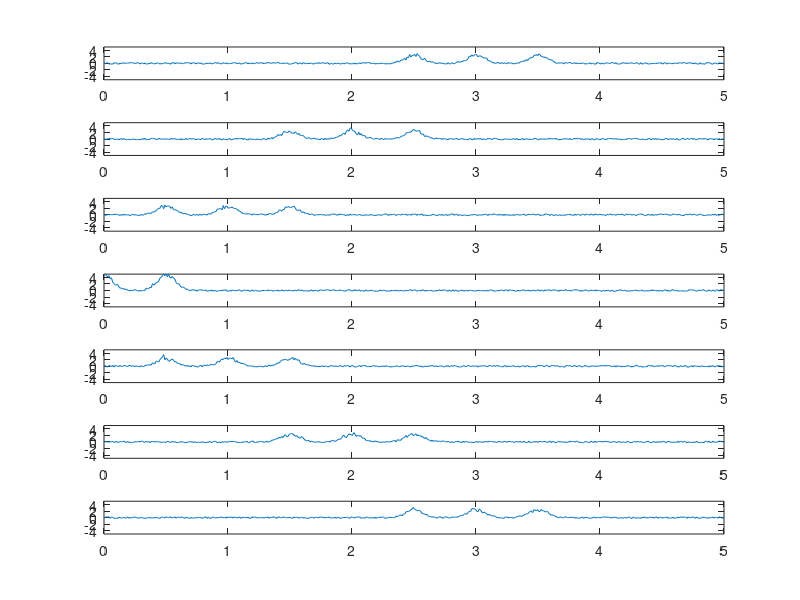

MATLAB code to generate this figure:
clc,clear,close all
n=500;
t=linspace(0,5,n);
xf=-3:3;
a_star=5;
f=zeros(length(xf),n);
g=zeros(length(xf),n);

h=@(x,x0,a) a*(exp(-100*((x-x0-0.5).^2))+exp(-100*((x-x0).^2))+exp(-100*((x-x0+0.5).^2)));
x0=0;
figure

for j=1:length(xf)
    for i=1:n
        eps1=gamrnd(60,1/60);
        eps2=unifrnd(-0.25,0.25);
        f(j,i)=0.5*h(xf(j)-t(i),x0,a_star)+0.5*h(xf(j)+t(i),x0,a_star);
        g(j,i)=eps1*f(j,i)+eps2;
    end
    subplot(length(xf),1,j)
    plot(t,g(j,:))
    ylim([-5,5])
end
